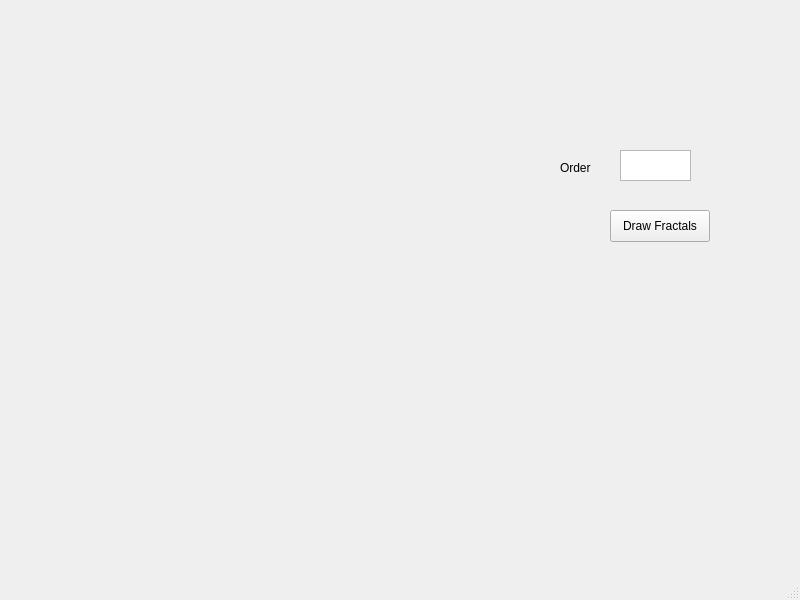
<?xml version="1.0" encoding="UTF-8"?>
<ui version="4.0">
 <class>MainWindow</class>
 <widget class="QMainWindow" name="MainWindow">
  <property name="geometry">
   <rect>
    <x>0</x>
    <y>0</y>
    <width>800</width>
    <height>600</height>
   </rect>
  </property>
  <property name="windowTitle">
   <string>MainWindow</string>
  </property>
  <widget class="QWidget" name="centralwidget">
   <widget class="QLabel" name="label">
    <property name="geometry">
     <rect>
      <x>0</x>
      <y>20</y>
      <width>500</width>
      <height>500</height>
     </rect>
    </property>
    <property name="text">
     <string/>
    </property>
   </widget>
   <widget class="QPushButton" name="pushButton">
    <property name="geometry">
     <rect>
      <x>610</x>
      <y>210</y>
      <width>100</width>
      <height>32</height>
     </rect>
    </property>
    <property name="text">
     <string>Draw Fractals</string>
    </property>
   </widget>
   <widget class="QTextEdit" name="textEdit_5">
    <property name="geometry">
     <rect>
      <x>620</x>
      <y>150</y>
      <width>71</width>
      <height>31</height>
     </rect>
    </property>
   </widget>
   <widget class="QLabel" name="label_6">
    <property name="geometry">
     <rect>
      <x>560</x>
      <y>160</y>
      <width>58</width>
      <height>16</height>
     </rect>
    </property>
    <property name="text">
     <string>Order</string>
    </property>
   </widget>
  </widget>
  <widget class="QMenuBar" name="menubar">
   <property name="geometry">
    <rect>
     <x>0</x>
     <y>0</y>
     <width>800</width>
     <height>22</height>
    </rect>
   </property>
  </widget>
  <widget class="QStatusBar" name="statusbar"/>
 </widget>
 <resources/>
 <connections/>
</ui>
